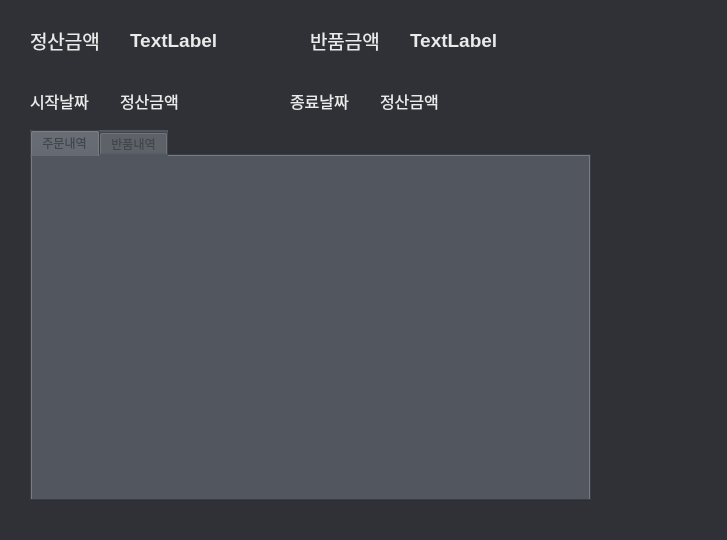
<?xml version="1.0" encoding="UTF-8"?>
<ui version="4.0">
 <class>CalculateDialog</class>
 <widget class="QDialog" name="CalculateDialog">
  <property name="windowModality">
   <enum>Qt::WindowModal</enum>
  </property>
  <property name="geometry">
   <rect>
    <x>0</x>
    <y>0</y>
    <width>727</width>
    <height>540</height>
   </rect>
  </property>
  <property name="windowTitle">
   <string>정산화면</string>
  </property>
  <property name="styleSheet">
   <string notr="true">background-color: rgb(47, 49, 54);</string>
  </property>
  <widget class="QLabel" name="label">
   <property name="geometry">
    <rect>
     <x>30</x>
     <y>20</y>
     <width>81</width>
     <height>41</height>
    </rect>
   </property>
   <property name="font">
    <font>
     <pointsize>14</pointsize>
    </font>
   </property>
   <property name="styleSheet">
    <string notr="true">color: rgb(234, 234, 234);</string>
   </property>
   <property name="text">
    <string>정산금액</string>
   </property>
  </widget>
  <widget class="QLabel" name="CalculateLabel">
   <property name="geometry">
    <rect>
     <x>130</x>
     <y>20</y>
     <width>171</width>
     <height>41</height>
    </rect>
   </property>
   <property name="font">
    <font>
     <pointsize>14</pointsize>
     <weight>75</weight>
     <bold>true</bold>
    </font>
   </property>
   <property name="styleSheet">
    <string notr="true">color: rgb(234, 234, 234);</string>
   </property>
   <property name="text">
    <string>TextLabel</string>
   </property>
  </widget>
  <widget class="QLabel" name="label_2">
   <property name="geometry">
    <rect>
     <x>30</x>
     <y>90</y>
     <width>71</width>
     <height>21</height>
    </rect>
   </property>
   <property name="font">
    <font>
     <pointsize>12</pointsize>
    </font>
   </property>
   <property name="styleSheet">
    <string notr="true">color: rgb(234, 234, 234);</string>
   </property>
   <property name="text">
    <string>시작날짜</string>
   </property>
  </widget>
  <widget class="QLabel" name="label_3">
   <property name="geometry">
    <rect>
     <x>290</x>
     <y>90</y>
     <width>71</width>
     <height>21</height>
    </rect>
   </property>
   <property name="font">
    <font>
     <pointsize>12</pointsize>
    </font>
   </property>
   <property name="styleSheet">
    <string notr="true">color: rgb(234, 234, 234);</string>
   </property>
   <property name="text">
    <string>종료날짜</string>
   </property>
  </widget>
  <widget class="QLabel" name="CalculateAtFrom">
   <property name="geometry">
    <rect>
     <x>120</x>
     <y>90</y>
     <width>151</width>
     <height>21</height>
    </rect>
   </property>
   <property name="font">
    <font>
     <pointsize>12</pointsize>
    </font>
   </property>
   <property name="styleSheet">
    <string notr="true">color: rgb(234, 234, 234);</string>
   </property>
   <property name="text">
    <string>정산금액</string>
   </property>
  </widget>
  <widget class="QLabel" name="CalculateAtTo">
   <property name="geometry">
    <rect>
     <x>380</x>
     <y>90</y>
     <width>151</width>
     <height>21</height>
    </rect>
   </property>
   <property name="font">
    <font>
     <pointsize>12</pointsize>
    </font>
   </property>
   <property name="styleSheet">
    <string notr="true">color: rgb(234, 234, 234);</string>
   </property>
   <property name="text">
    <string>정산금액</string>
   </property>
  </widget>
  <widget class="QTabWidget" name="OrderTab">
   <property name="enabled">
    <bool>true</bool>
   </property>
   <property name="geometry">
    <rect>
     <x>30</x>
     <y>130</y>
     <width>561</width>
     <height>371</height>
    </rect>
   </property>
   <property name="styleSheet">
    <string notr="true">background-color: rgb(81, 86, 95);
color: rgb(65, 69, 76);</string>
   </property>
   <property name="currentIndex">
    <number>0</number>
   </property>
   <property name="elideMode">
    <enum>Qt::ElideLeft</enum>
   </property>
   <property name="tabsClosable">
    <bool>false</bool>
   </property>
   <property name="tabBarAutoHide">
    <bool>true</bool>
   </property>
   <widget class="QWidget" name="orderListTab">
    <attribute name="title">
     <string>주문내역</string>
    </attribute>
   </widget>
   <widget class="QWidget" name="returnListTab">
    <attribute name="title">
     <string>반품내역</string>
    </attribute>
   </widget>
  </widget>
  <widget class="QLabel" name="label_4">
   <property name="geometry">
    <rect>
     <x>310</x>
     <y>20</y>
     <width>81</width>
     <height>41</height>
    </rect>
   </property>
   <property name="font">
    <font>
     <pointsize>14</pointsize>
    </font>
   </property>
   <property name="styleSheet">
    <string notr="true">color: rgb(234, 234, 234);</string>
   </property>
   <property name="text">
    <string>반품금액</string>
   </property>
  </widget>
  <widget class="QLabel" name="ReturnLabel">
   <property name="geometry">
    <rect>
     <x>410</x>
     <y>20</y>
     <width>181</width>
     <height>41</height>
    </rect>
   </property>
   <property name="font">
    <font>
     <pointsize>14</pointsize>
     <weight>75</weight>
     <bold>true</bold>
    </font>
   </property>
   <property name="styleSheet">
    <string notr="true">color: rgb(234, 234, 234);</string>
   </property>
   <property name="text">
    <string>TextLabel</string>
   </property>
  </widget>
 </widget>
 <resources/>
 <connections/>
</ui>
